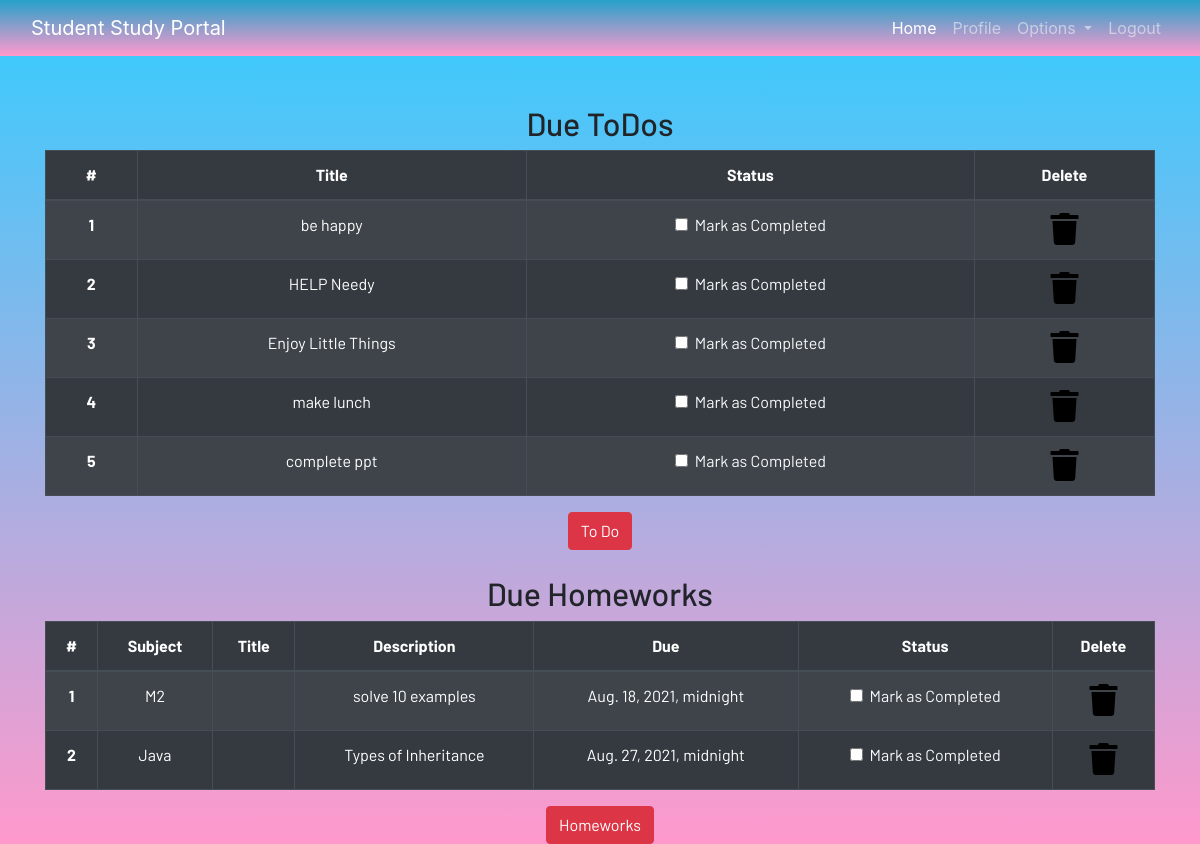
/profile/ (signed in), run on the app's committed database.
### dashboard/models.py (models this page shows, shortened)
class Todo(models.Model):
        user = models.ForeignKey(User,on_delete= models.CASCADE)
        title = models.CharField(max_length=100)
        is_finished = models.BooleanField(default=False)

class Homework(models.Model):
        user = models.ForeignKey(User,on_delete=models.CASCADE)
        subject= models.CharField(max_length=100)
        title = models.CharField(max_length=200)
        description = models.TextField()
        due = models.DateTimeField()
        is_finished = models.BooleanField(default=False)

### dashboard/views.py (the view)
# urls.py: path('profile/',dash_views.profile,name='profile'),
@login_required
def profile(request):
    homeworks = Homework.objects.filter(is_finished=False,user=request.user)
    todos = Todo.objects.filter(is_finished=False,user=request.user)
    if len(homeworks) == 0:
        homework_done = True
    else:
        homework_done = False
    if len(todos) == 0:
        todos_done = True
    else:
        todos_done = False
    context = {
        'homeworks' : homeworks,
        'todos' : todos,
        'homework_done' : homework_done,
        'todos_done' : todos_done,
    }
    return render(request,"dashboard/profile.html",context)

### dashboard/templates/dashboard/profile.html
{% extends 'dashboard/base.html' %}
{% load static %}
{% load crispy_forms_tags%}
{% block content %}
<section class="text-center">
    <div class="container">
    {% if not todos_done %}
        <h2>Due ToDos</h2>
        <table class="table table-striped table-bordered table-hover table-dark">
            <thead>
                <tr>
                    <th scope="col">#</th>
                    <th scope="col">Title</th>
                    <th scope="col">Status</th>
                    <th scope="col">Delete</th>
                </tr>
            </thead>
            <tbody>
                 {% for todo in todos %}
                <tr>
                    <th scope="row">{{forloop.counter}}</th>
                    <td>{{todo.title}}</td>
                    <td>
                        <a href="{% url 'update-todo' todo.id %}">
                            <div class="form-check">
                                {% if todo.is_finished == True %}
                                <input class="form-check-input" type="checkbox" value="" checked >
                                {% else %}
                                <input class="form-check-input" type="checkbox" value="">
                                {% endif %}
                                <label class="form-check-label text-light" for="flexCheckDefault">
                                    Mark as Completed
                                </label>
                            </div>
                        </a>
                    </td>
                   <td><a href="{% url 'delete-todo' todo.id %}"><i class="fa fa-trash fa-2x"></i></a></td>
                </tr>
                {% endfor %}
            </tbody>
        </table>
    {% else %}
        <h3>All To dos are completed!!!!</h3>
    {% endif %}
        <a href="{% url 'todo' %}" class="btn btn-danger">To Do</a>
        <br><br>
        {% if not homework_done %}
        <h2>Due Homeworks</h2>
        <table class="table table-striped table-bordered table-hover table-dark">
            <thead>
                <tr>
                    <th scope="col">#</th>
                    <th scope="col">Subject</th>
                    <th scope="col">Title</th>
                    <th scope="col">Description</th>
                    <th scope="col">Due</th>
                    <th scope="col">Status</th>
                    <th scope="col">Delete</th>
                </tr>
            </thead>
            <tbody>
                {% for homework in homeworks  %}
                <tr>
                    <th scope="row">{{forloop.counter}}</th>
                    <td>{{homework.subject}}</td>
                    <td>{{homewor.title}}</td>
                    <td>{{homework.description}}</td>
                    <td>{{homework.due}}</td>
                    <td>
                        <a href="{% url 'update-homework' homework.id %}">
                            <div class="form-check">
                               {% if homework.is_finished == True %}
                               <input class="form-check-input" type="checkbox" value="" checked>
                               {% else %}
                               <input class="form-check-input" type="checkbox" value="">
                               {% endif %}
                                <label class="form-check-label text-light" for="flexCheckDefault">
                                    Mark as Completed
                                </label>
                            </div>
                        </a>
                    </td>
                    <td><a href="{% url 'delete-homework' homework.id %}"><i class="fa fa-trash fa-2x"></i></a></td>
                </tr>
                {% endfor %}
            </tbody>
        </table>
        {% else %}
        <h3>All To homeworks are completed!!!!</h3>
        {% endif %}
        <a href="{% url 'homework' %}" class="btn btn-danger">Homeworks</a>
    </div>
</section>
{% endblock content %}

### dashboard/templates/dashboard/base.html (shortened to what this page needs)
<!DOCTYPE html>
{% load static %}
<html lang="en">
<head>
  <link rel="stylesheet" href="https://stackpath.bootstrapcdn.com/bootstrap/4.3.1/css/bootstrap.min.css"
 />
  <link rel="stylesheet" href="https://use.fontawesome.com/releases/v5.7.2/css/all.css"
 />
  <link rel="stylesheet" href="{% static 'css/main.css' %}" />
</head>
<body>
  <header>
    <nav class="navbar navbar-expand-lg navbar-dark bg-dark">
      <div class="container-fluid">
        <a class="navbar-brand" href="{% url 'home' %}">Student Study Portal</a>
        <div class="collapse navbar-collapse justify-content-end" id="navbarSupportedContent">
          <ul class="navbar-nav mb-2 mb-lg-0">
            <li class="nav-item">
              <a class="nav-link active" aria-current="page" href="{% url 'home' %}">Home</a>
            </li>
            {% if user.is_authenticated %}
            <li class="nav-item">
              <a class="nav-link" href="{% url 'profile' %}">Profile</a>
            </li>
            <li class="nav-item dropdown">
              <a class="nav-link dropdown-toggle" href="#" id="navbarDropdown" role="button" data-toggle="dropdown"
                aria-haspopup="true" aria-expanded="false">
                Options
              </a>
            </li>
            <li class="nav-item">
              <a class="nav-link" href="{% url 'logout' %}">Logout</a>
            </li>
            {% endif %}
          </ul>
        </div>
      </div>
    </nav>
  </header>
  <br /><br />
  <main>
    {% block content %}
    {% endblock content %}
  </main>
</body>
</html>

### static/css/main.css (style rules this page uses)
html { scroll-behavior: smooth; height: 100%; width: 100%; }
main { font-family: Barlow, Quicksand, Rubik, sans-serif, serif, 'Times New Roman', Times, serif !important; }
.navbar { background-color: hwb(190 2% 64% / 0.973) !important; background: linear-gradient(to bottom, #26a1ca 0%, #ff99cc 100%) !important; }
a { text-decoration: none !important; color: black; }
html, body { max-width: 100%; overflow-x: hidden; height: 100%; width: 100%; }
body { background: linear-gradient(to bottom, #33ccff 0%, #ff99cc 100%); background: linear-gradient(to bottom, #33ccff 0%, #ff99cc 100%); overflow-x: hidden; background-repeat: no-repeat; }
.fa { color: black; }

### data on the page
Todo: title "be happy"
Todo: title "HELP Needy"
Todo: title "Enjoy Little Things"
Todo: title "make lunch"
Todo: title "complete ppt"
Homework: subject "M2", description "solve 10 examples", due "Aug. 18, 2021, midnight"
Homework: subject "Java", description "Types of Inheritance", due "Aug. 27, 2021, midnight"
